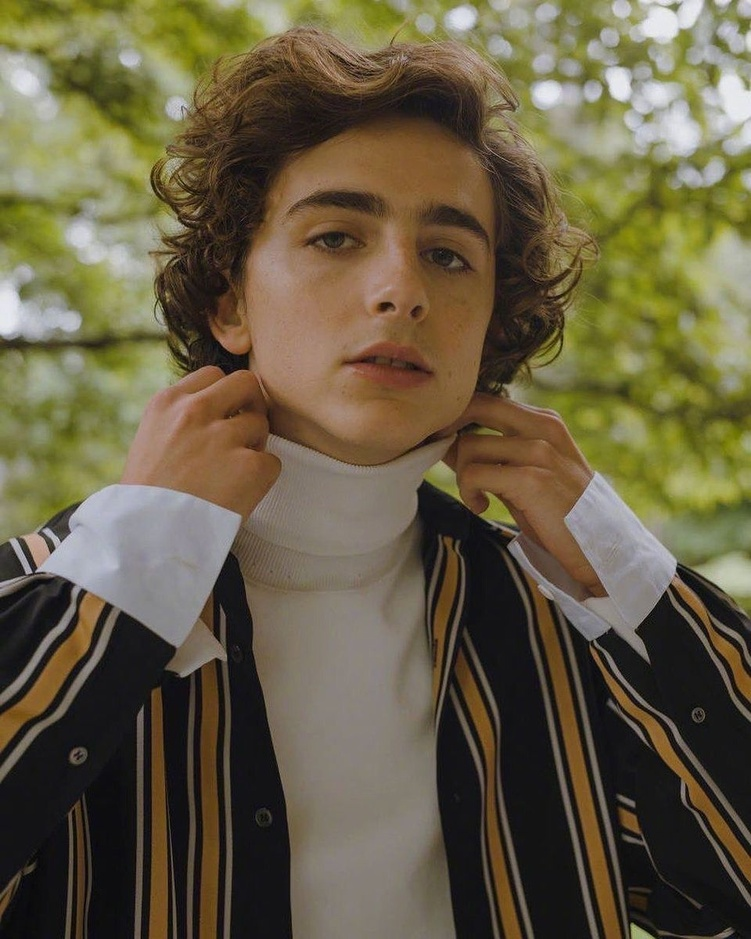
#> input picture PRIMMothee Chalamet/Tim.jpg, 751 x 939 px, shrunk from 960 x 1200 before the run
$ python 'PRIMMothee Chalamet.py'
#> lines starting #> are read from the running program, lines starting #| are printed output that depends on the picture
from  PIL import Image
# import matplotlib.pyplot as plt
# plt.rcParams['figure.figsize'] = [12, 8]

im = Image.open("Tim.jpg")
#> im is the input picture: PIL image 751x939 RGB; mean R, G, B 103, 93.5, 68.2
# im.show()
width = im.width
#> width = 751
height = im.height
#> height = 939

OFFSET = 5

out = Image.new("RGB", (width - OFFSET, height - OFFSET))
#> out: PIL image 746x934 RGB; every value is 0
for x in range(width - OFFSET):
  for y in range(height - OFFSET):
    p1 = im.getpixel((x, y))
    p2 = im.getpixel((x + OFFSET, y))
    p3 = im.getpixel((x, y + OFFSET))
    out.putpixel((x, y), (p1[0], p2[1], p3[2]))
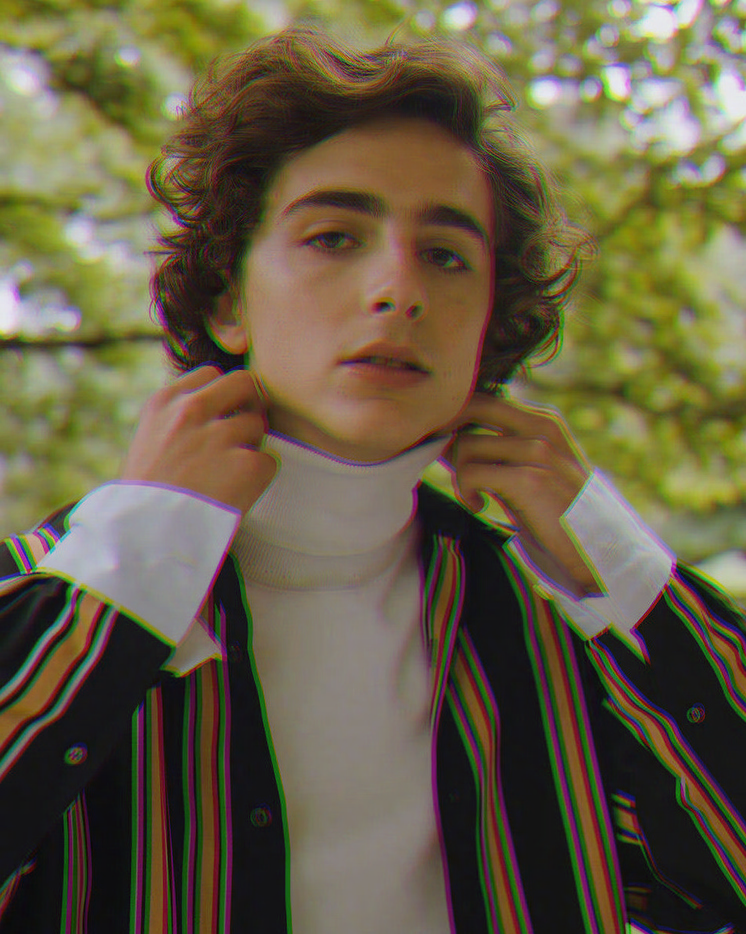
#> out: PIL image 746x934 RGB; mean R, G, B 103.1, 93.6, 68

out.show()
